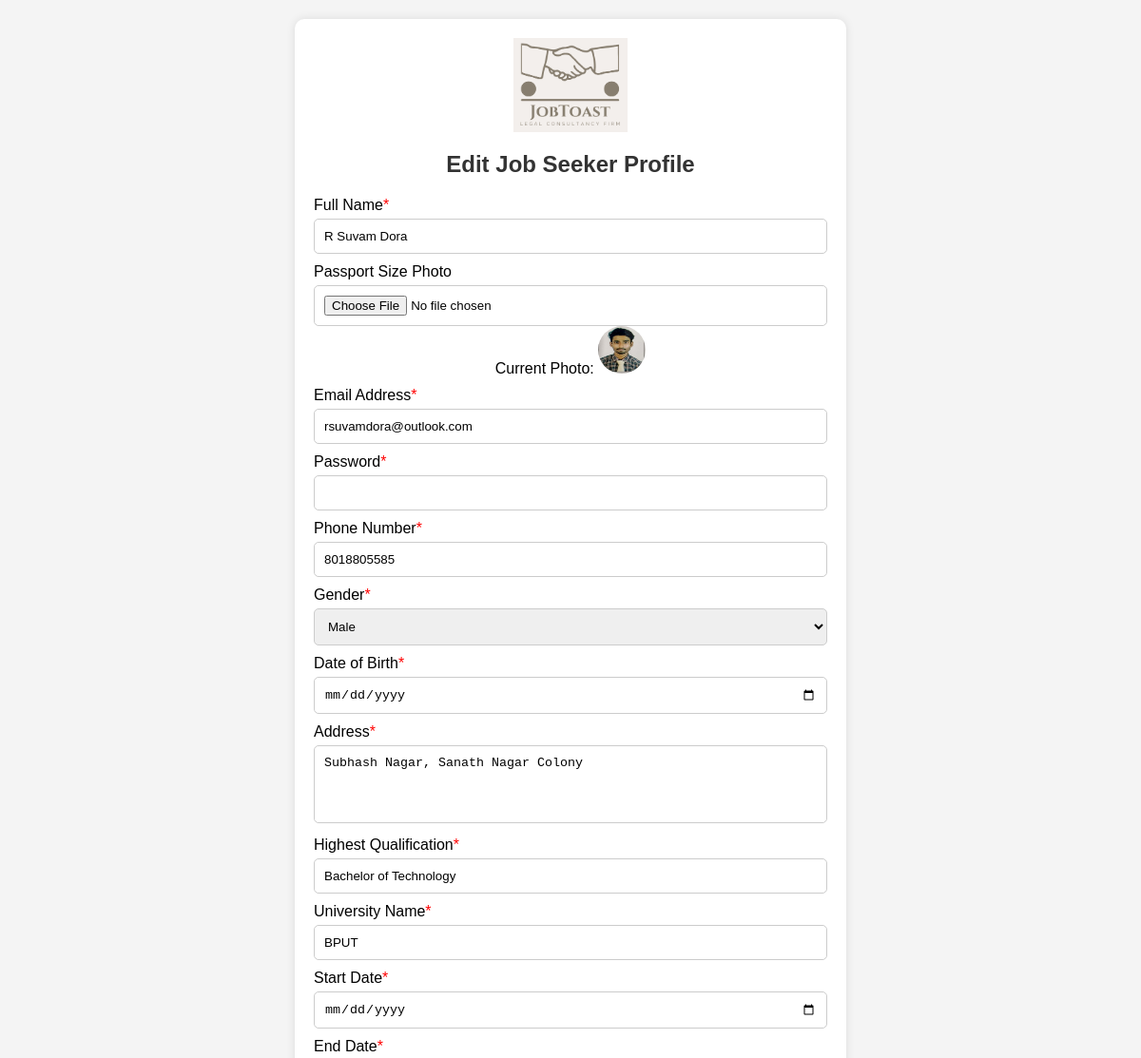
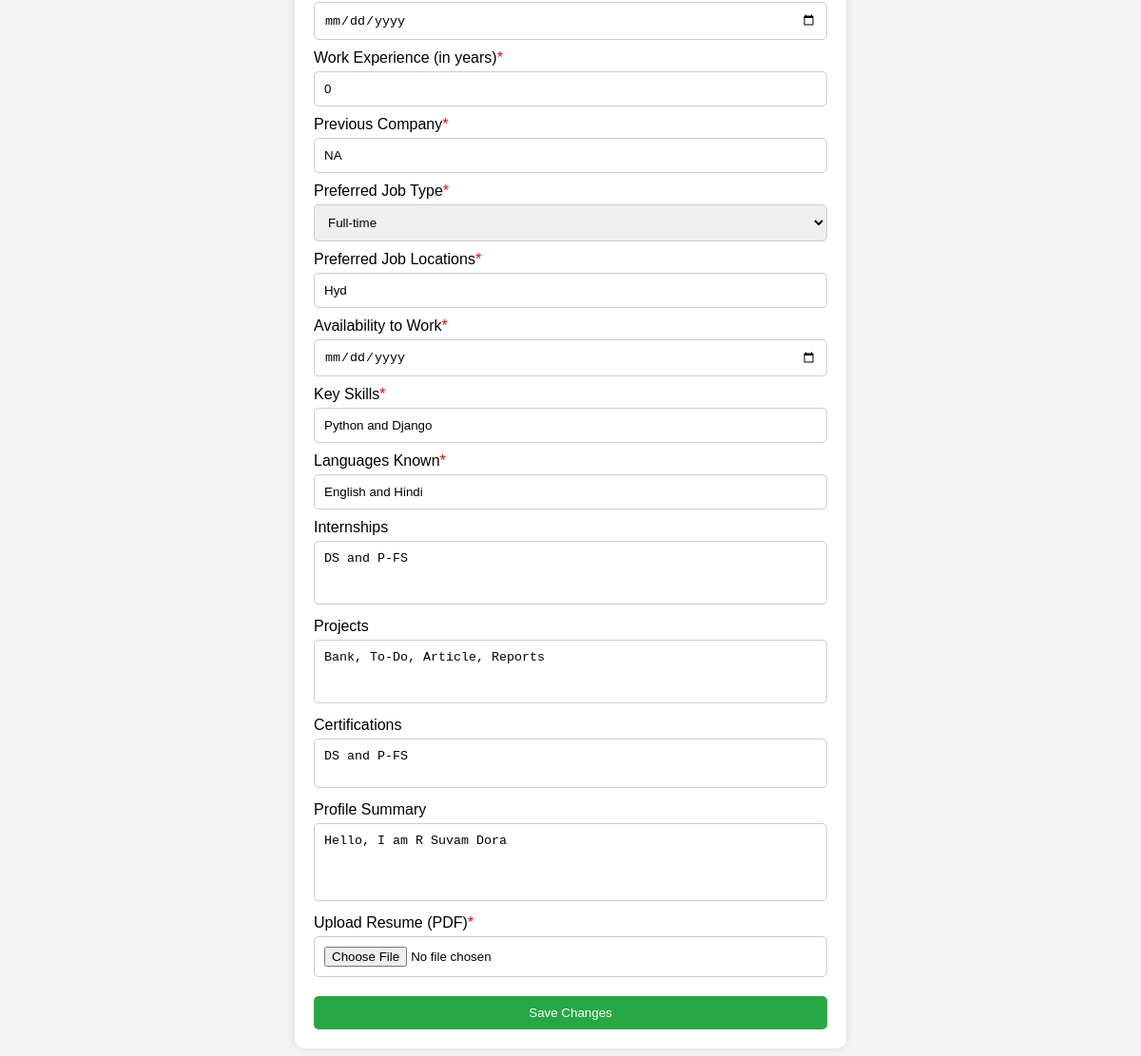
The app's page /edit-reg-seeker/1, older data (2 pictures, top to bottom).
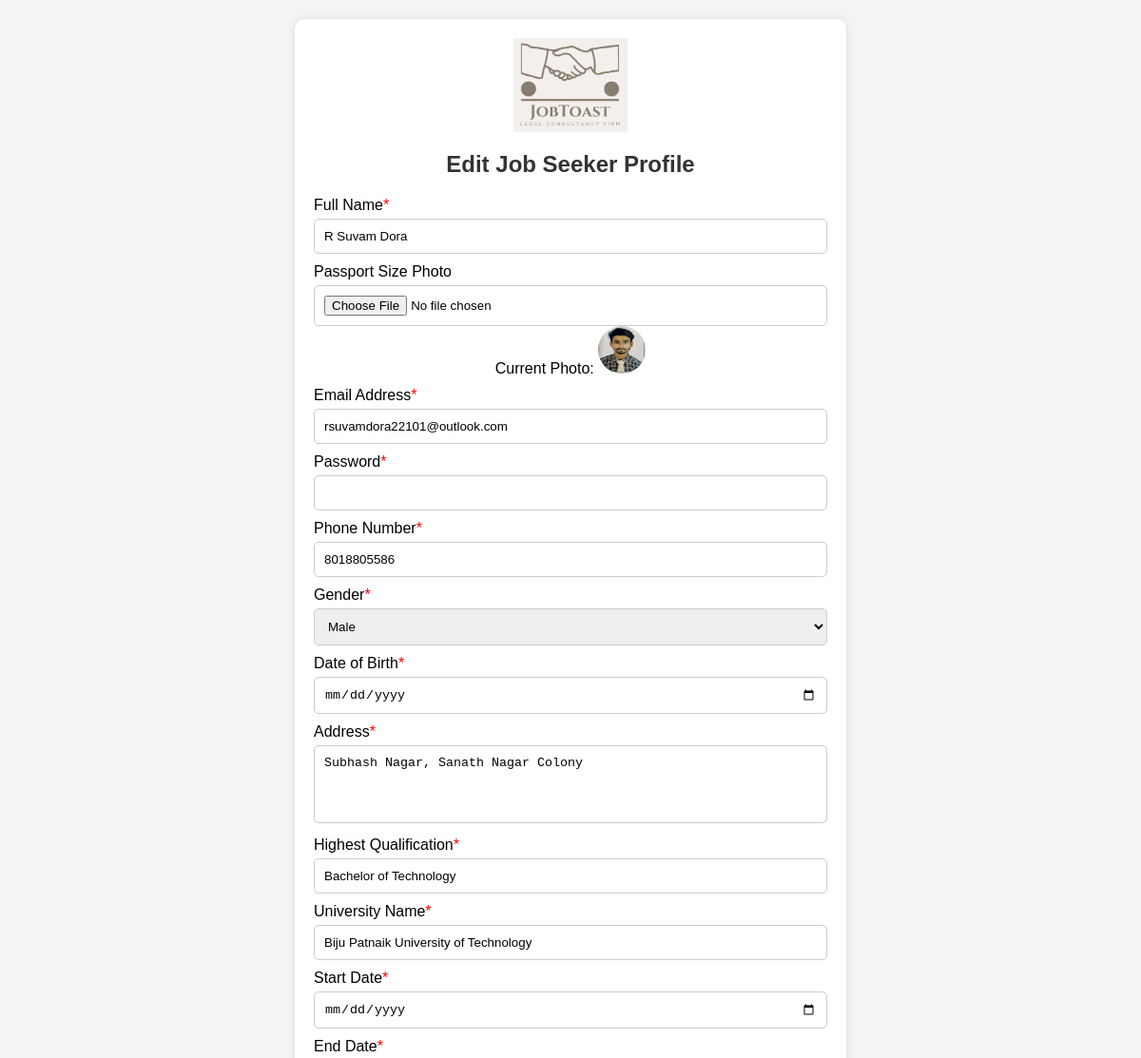
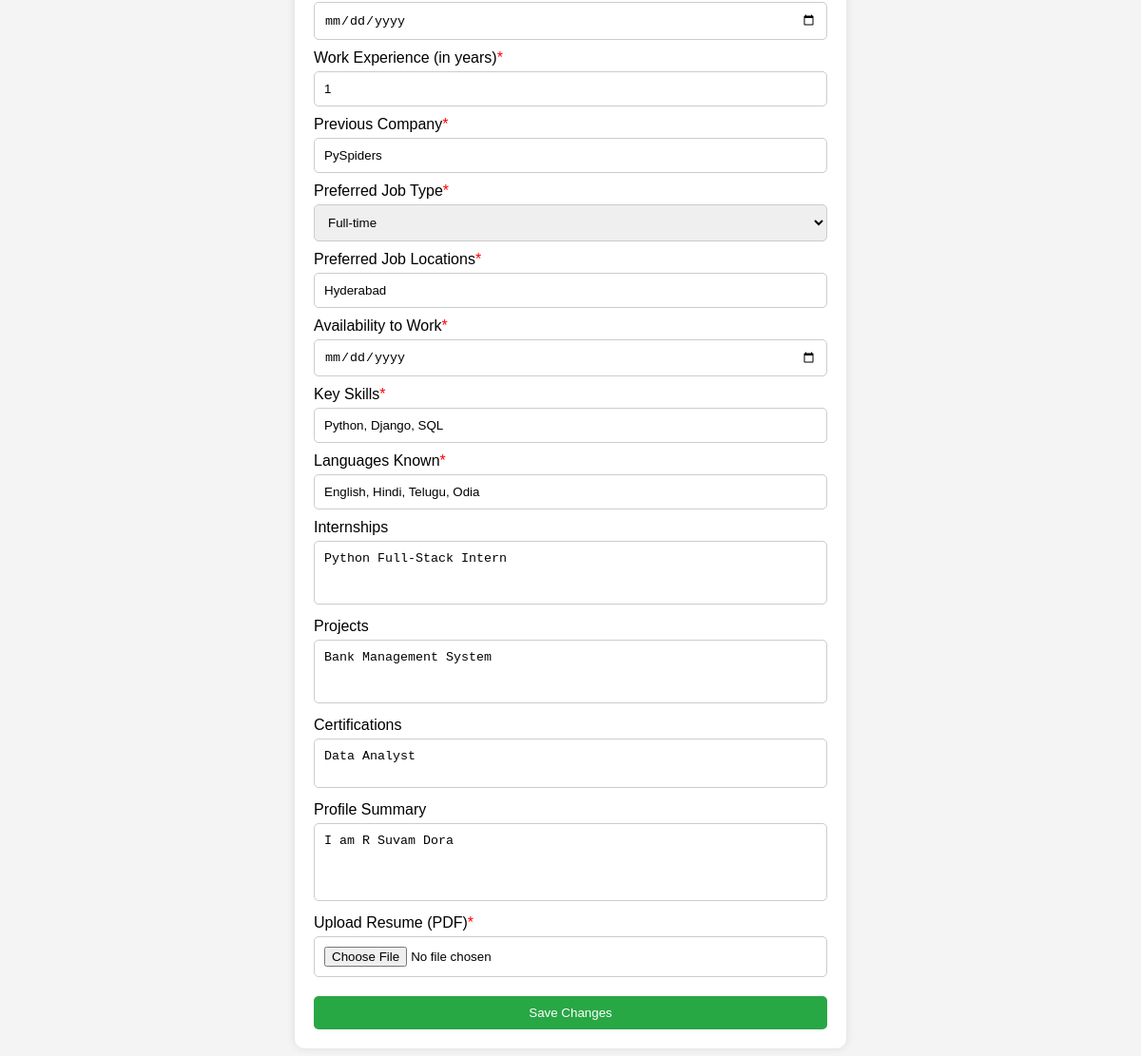
The same page, newer data (2 pictures, top to bottom).
### job/models.py (models this page shows)
class Seeker(models.Model):
    fname = models.CharField(max_length=80)
    pic = models.ImageField(upload_to='passphotos/', blank=True, null=True)
    email = models.EmailField()
    psw = models.CharField(max_length=15)
    phno = models.PositiveBigIntegerField()
    gen = models.CharField(max_length=10)
    dob = models.DateField()
    add = models.CharField(max_length=200)
    hq = models.CharField(max_length=100)
    un = models.CharField(max_length=200)
    sd = models.DateField()
    ed = models.DateField()
    we = models.IntegerField()
    pc = models.CharField(max_length=200)
    pjt = models.CharField(max_length=50)
    pjl = models.CharField(max_length=100)
    atw = models.DateField()
    ks = models.CharField(max_length=500)
    lk = models.CharField(max_length=200)
    intern = models.CharField(max_length=500)
    proj = models.CharField(max_length=5000)
    certi = models.CharField(max_length=1000)
    ps = models.CharField(max_length=500)
    resume = models.FileField(upload_to='pdfs/')

### job/views.py (the view, shortened to what this page needs)
# urls.py: path('edit-reg-seeker/<int:jk>',views.edit_profile,name='edt_rg_sek'),
def edit_profile(request,jk):
    edit = Seeker.objects.get(id = jk)
    context = {
        'edit':edit
    }
    return render(request,'edit_reg_seeker.html',context)

### job/templates/edit_reg_seeker.html (shortened to what the changed rows need)
<!DOCTYPE html>
{% load static %}
<html lang="en">
<head>
    <link rel="stylesheet" href="{% static 'CSS/reg_seeker.css' %}">
</head>
<body>
    <div class="container">
        <h2>Edit Job Seeker Profile</h2>
        <form method="POST" enctype="multipart/form-data">
            <label for="full_name">Full Name<span style="color:red;">*</span></label>
            <input type="text" id="full_name" name="full_name" value="{{ edit.fname }}" required>
            <label for="photo">Passport Size Photo</label>
            <input type="file" id="photo" name="photo" accept="image/*">
            <p>Current Photo: <img src="{{ edit.pic.url }}" alt="Current Photo" style="height: 50px; width: 50px; border-radius: 50%;"></p>
            <label for="email">Email Address<span style="color:red;">*</span></label>
            <input type="email" id="email" name="email" value="{{ edit.email }}" required>
            <label for="password">Password<span style="color:red;">*</span></label>
            <input type="password" id="password" name="password" required>
            <label for="phone">Phone Number<span style="color:red;">*</span></label>
            <input type="tel" id="phone" name="phone" value="{{ edit.phno }}" required>
            <label for="gender">Gender<span style="color:red;">*</span></label>
            <select id="gender" name="gender" required>
                <option value="male" {% if edit.gen == 'male' %}selected{% endif %}>Male</option>
            </select>
            <label for="dob">Date of Birth<span style="color:red;">*</span></label>
            <input type="date" id="dob" name="dob" value="{{ edit.dob }}" required>
            <label for="address">Address<span style="color:red;">*</span></label>
            <textarea id="address" name="address" rows="4" required>{{ edit.add }}</textarea>
            <label for="education">Highest Qualification<span style="color:red;">*</span></label>
            <input type="text" id="education" name="education" value="{{ edit.hq }}" required>
            <label for="university">University Name<span style="color:red;">*</span></label>
            <input type="text" id="university" name="university" value="{{ edit.un }}" required>
            <label for="edu_start">Start Date<span style="color:red;">*</span></label>
            <input type="date" id="edu_start" name="edu_start" value="{{ edit.sd }}" required>
            <label for="edu_end">End Date<span style="color:red;">*</span></label>
            <input type="date" id="edu_end" name="edu_end" value="{{ edit.ed }}" required>
            <label for="experience">Work Experience (in years)<span style="color:red;">*</span></label>
            <input type="number" id="experience" name="experience" value="{{ edit.we }}" min="0" required>
            <label for="employment">Previous Company<span style="color:red;">*</span></label>
            <input type="text" id="employment" name="employment" value="{{ edit.pc }}" required>
            <label for="job_type">Preferred Job Type<span style="color:red;">*</span></label>
            <select id="job_type" name="job_type" required>
                <option value="full_time" {% if edit.pjt == 'full_time' %}selected{% endif %}>Full-time</option>
            </select>
            <label for="locations">Preferred Job Locations<span style="color:red;">*</span></label>
            <input type="text" id="locations" name="locations" value="{{ edit.pjl }}" required>
            <label for="availability">Availability to Work<span style="color:red;">*</span></label>
            <input type="date" id="availability" name="availability" value="{{ edit.atw }}" required>
            <label for="skills">Key Skills<span style="color:red;">*</span></label>
            <input type="text" id="skills" name="skills" value="{{ edit.ks }}" required>
            <label for="languages">Languages Known<span style="color:red;">*</span></label>
            <input type="text" id="languages" name="languages" value="{{ edit.lk }}" required>
            <label for="internships">Internships</label>
            <textarea id="internships" name="internships" rows="3">{{ edit.intern }}</textarea>
            <label for="projects">Projects</label>
            <textarea id="projects" name="projects" rows="3">{{ edit.proj }}</textarea>
            <label for="certifications">Certifications</label>
            <textarea id="certifications" name="certifications" rows="2">{{ edit.certi }}</textarea>
            <label for="profile_summary">Profile Summary</label>
            <textarea id="profile_summary" name="profile_summary" rows="4">{{ edit.ps }}</textarea>
            <label for="resume">Upload Resume (PDF)<span style="color:red;">*</span></label>
            <input type="file" id="resume" name="resume" accept=".pdf">
            <button type="submit" class="submit-btn">Save Changes</button>
        </form>
    </div>
</body>
</html>

Row changes from the older to the newer data that the page shows:
changed Seeker "R Suvam Dora": email "rsuvamdora@outlook.com" → "rsuvamdora22101@outlook.com"; phone "8018805585" → "8018805586"; university "BPUT" → "Biju Patnaik University of Technology"; experience "0" → "1"; employment "NA" → "PySpiders"; locations "Hyd" → "Hyderabad"; skills "Python and Django" → "Python, Django, SQL"; languages "English and Hindi" → "English, Hindi, Telugu, Odia"; internships "DS and P-FS" → "Python Full-Stack Intern"; projects "Bank, To-Do, Article, Reports" → "Bank Management System"; certifications "DS and P-FS" → "Data Analyst"; profile_summary "Hello, I am R Suvam Dora" → "I am R Suvam Dora"
